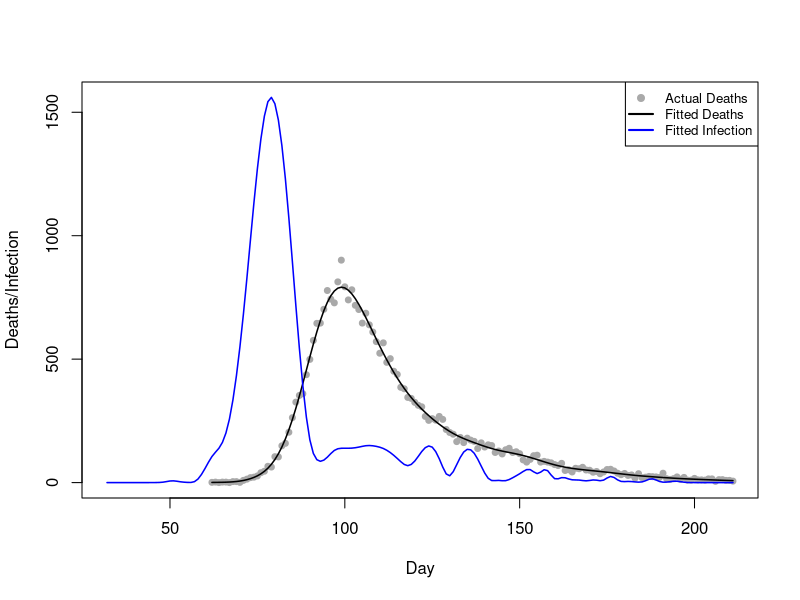
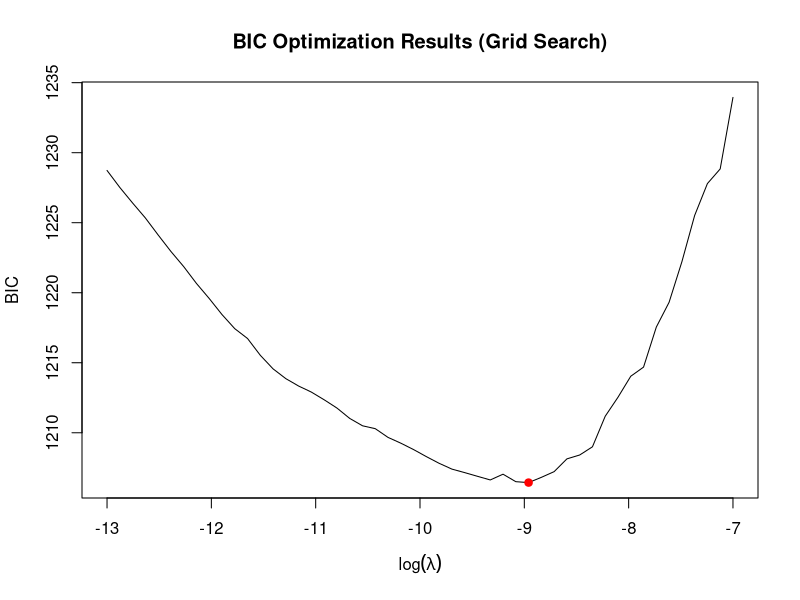
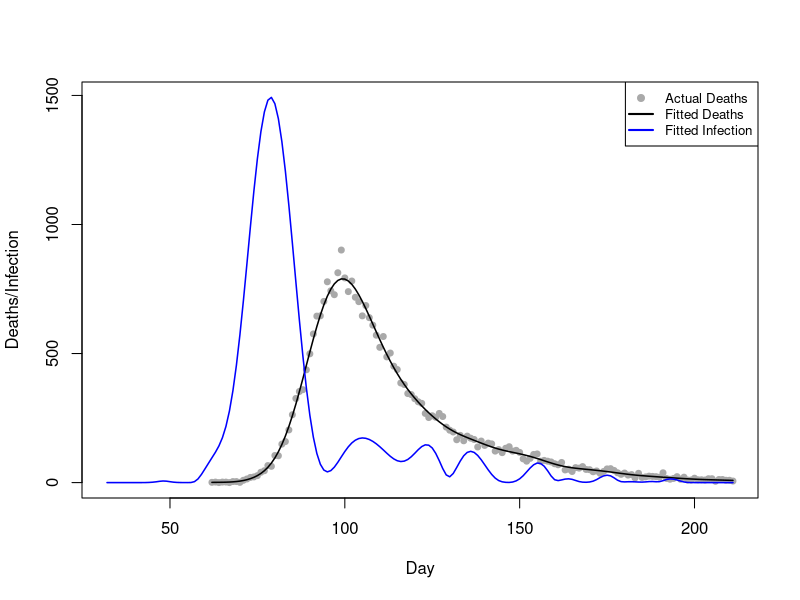

Here is the R script that generated these plots, in order:
# Team Members: 
# 1. Shivasharini Govindasamy (Sharuuu27) - S2766392
# 2. Yu-Hsuan Hung (YuHsuan07) - S2793274
# 3. Yasuhiro Hara (hiroh-git) - S2826059

# Team Contributions:
# Shivasharini -  
# Yu-Hsuan -  
# Yasuhiro- 

# Github repo link:
#

## OVERVIEW: 


## CODE STRUCTURE:
# 1. 
# 2. 
# 3. 
# 4. 
# 5. 
# 6. 

library(splines)
#setwd("file")
data <- read.table("engcov.txt", header=TRUE)
data$date <- as.Date(data$date, format="%d/%m/%y")


## Question1

matrixes <- function(data, k=80){
# define a function to compute X_tilde, X and S 
  n <- nrow(data) # number of observation days, n
  t1 <- data$julian[1] - 30  # earliest infection day, setting as t1-30
  tn <- data$julian[n]       # latest infection day
  t_coverage <- t1:tn        # the scope of infection days
  # k-2 knots cover the scope of infection days
  unit <- (tn-t1)/(k-2-1) 
  knot <- seq(t1-unit*3, tn+unit*3, length.out=(k+4))
  # adding 6 points beyond the original k+2 knots, ensuring a total of k+4 knots
  x_tilde <- splineDesign(knots=knot, x=t_coverage, ord=4, outer.ok=TRUE)
  # design matrix, X_tilde, for the B-splines defined by knots at the values 
  # in the scope of infection days
  s <- crossprod(diff(diag(k), diff=2)) 
  # smoothing penalty matrix S
  x <- matrix(0, nrow=n, ncol=k)
  # initialise the death model matrix X
  d <- 1:80 # the range of days from infection to death.
  edur <- 3.151 # mean parameter for the log-normal distribution.
  sdur <- 0.469 # standard deviation parameter for the log-normal distribution
  pd <- dlnorm(d, edur, sdur) # probability density
  pd <- pd / sum(pd) # normalize probabilities pd
  for (i in 1:n) {
    j_max <- min(29+i, 80) 
    # determine the maximum interval j_max for the convolution limit.
    for (j in 1:j_max) {
      y <- 30+i-j 
      x[i,] <- x[i,] + x_tilde[y,]*pd[j]
      # X_{i,k}=\sum_{j=1}^{min(29+i,80)}\tilde{X}_{(30+i-j),k}\times \pi_{j}
    }
  }
  list(X_tilde=x_tilde, X=x, S=s) # return the three computed matrices
}

# extract x_tilde, x, and s 
m <- matrixes(data)
x_tilde <- m$X_tilde
x <- m$X
s <- m$S
y <- data$deaths


## Question2

pnll <- function(gamma,x,y,s,lambda){
# define the penalised negative log likelihood (pnll) function
  beta <- exp(gamma) # beta = exp(gamma), ensuring positive f
  mu <- x %*% beta   # mu = X %*% beta
  ll <- y*log(mu) - mu - lgamma(y+1) # log-likelihood
  p <- lambda*(t(beta) %*% s %*% beta)/2 # penalty
  -sum(ll) + p # return pnll= -sum(ll) + p
}

gpnll <- function(gamma,x,y,s,lambda){
# Define the gradient of pnll
  beta <- exp(gamma) # beta = exp(gamma), ensuring positive f
  mu <- as.vector(x %*% beta) # mu = X %*% beta
  z <- y/mu-1 # z = y/mu - 1
  dll <- as.vector(t(x) %*% z) * beta # d(sum l_i)/d(gamma)
  dp <- lambda * beta * as.vector(s %*% beta)# d(p)/d(gamma)
  -dll+dp # return total gradient:-[d(sum l_i)/d(gamma)]+[d(p)/d(gamma)]
}

#check 
k <- 80
fd <- gamma0 <- rep(log(1e-3),k) # set gamma0 for testing
lambda0 <- 5e-5 # set test lambda value.
pnll0 <- pnll(gamma0, lambda0, x=x, y=y, s=s) # pnll at gamma0 and lambda0
eps <- 1e-7 # finite difference interval 
for (i in seq_along(gamma0)) { # loop over gamma0
  gamma1 <- gamma0
  gamma1[i] <- gamma1[i] + eps  # increase gamma1[i] by eps         
  pnll1 <- pnll(gamma1, lambda0, x=x, y=y, s=s) # compute resulting pnll
  fd[i] <- (pnll1 - pnll0) / eps   # approximate -dl/dgamma[i]      
}
head(fd);head(gpnll(gamma0, lambda0, x=x, y=y, s=s)) 
# the result indicating that gpnll is coded correctly


## Question3
fit <- optim(par=gamma0, fn=pnll, gr=gpnll,
             lambda=5e-5, x=x, y=y, s=s,
             method="BFGS") #, hessian=TRUE
# Use optim function with BFGS method to optimise
gamma_h <- fit$par       # Get the fitted optimal parameters gamma_h
beta_h <- exp(gamma_h)   # Calculate the fitted B-spline coefficients beta_h
mu_h <- x %*% beta_h     # Calculate the fitted expected deaths mu_h
f_h<- x_tilde %*% beta_h # Calculate the fitted new infection curve f_h

# Set parameters
n <- nrow(data)
t1 <- data$julian[1] - 30
tn <- data$julian[n]
t_coverage <- t1:tn

# Plot actual deaths data (gray dots)
plot(data$julian, y, type="p", pch=19, col="darkgray", cex=.8,
     xlab="Day", ylab="Deaths/Infection", 
     xlim=c(t1,tn), ylim=range(c(f_h, data$deaths)))
# Plot fitted deaths data (black line)
lines(data$julian, mu_h, col="black", lwd=1.5)
# Plot fitted infection data (blue line)
lines(t_coverage, f_h, type="l", col="blue", lwd=1.5)
# Plot legend
legend("topright", 
       legend=c("Actual Deaths", "Fitted Deaths", "Fitted Infection"), 
       col=c("darkgray", "black", "blue"),
       pch=c(19, NA, NA), lty=c(NA, 1, 1), lwd=2, cex=.8)


## Question4

# Defining the grid
lsp <- seq(-13, -7, length=50)
lambdas <- exp(lsp)
#n <- nrow(data) # number of observation
#k <- ncol(x) # number of parameters: 80

BIC <- EDF <- rep(0, length(lsp))

# Initial parameter（from Step 3）
gamma_start <- gamma_h

# Grid search
for (i in 1:length(lambdas)) {
  lambda_i <- lambdas[i]
  
  ## 1. Fit model
  fit <- optim(par=gamma_start, fn=pnll, gr=gpnll,
               lambda=lambda_i, x=x, y=y, s=s,
               method="BFGS") #, hessian=TRUE
  
  gamma_h <- fit$par
  beta_h <- exp(gamma_h)
  mu_h <- as.vector(x %*% beta_h) # fitted expected deaths mu_h (μ̂_i)
  
  ## 2. Calculate EDF
  W <- diag(y/(mu_h^2))
  
  # H_0 = X^T W X + 0*S = X^T W X
  XWX <- t(x) %*% W %*% x
  
  # H_lambda = X^T W X + lambda S
  H_lambda <- XWX + lambda_i*s
  
  # (H_lambda)^(-1) %*% H_0
  H_inv_H0 <- solve(H_lambda, XWX)
  
  # trace(A) = sum(diag(A))
  EDF[i] <- sum(diag(H_inv_H0))
  
  ## 3. Calculate l(beta_h)
  # P = lambda * beta_h^T S * beta_h / 2
  P <- lambda_i*(t(beta_h) %*% s %*% beta_h)/2
  # ll = -nll = -pnll + P
  ll <- -fit$value + P
  
  ## 4. BIC = -2l(beta_h) + log(n)*EDF
  BIC[i] <- -2*ll + log(n)*EDF[i]
}

## 5. Find optimal λ
i_opt <- which.min(BIC)      # index where BIC is minimum
lambda_opt <- lambdas[i_opt] # optimal lambda!
lsp_opt <- lsp[i_opt]        # optimal log(lambda)
EDF_opt <- EDF[i_opt]        # EDF at minimum BIC
BIC_min <- BIC[i_opt]        # minimum BIC

# Visualise the results
plot(lsp, BIC, type="l", 
     xlab=expression(log(lambda)), ylab="BIC", 
     main="BIC Optimization Results (Grid Search)")
points(lsp_opt, BIC_min, col="red", pch=19)

# Print the results
cat("--- Optimal Lambda Selection ---\n")
cat("Optimal log(lambda):", lsp_opt, "\n")
cat("Optimal lambda:", lambda_opt, "\n")
cat("Minimum BIC:", BIC_min, "\n")
cat("EDF at minimum BIC:", EDF_opt)

# Fit model with optimal lambda
fit_opt <- optim(par=gamma_start, fn=pnll, gr=gpnll,
                 lambda=lambda_opt, x=x, y=y, s=s,
                 method="BFGS") #, hessian=TRUE
# Use optim function with BFGS method to optimise
gamma_h_opt <- fit_opt$par       # Get the fitted optimal parameters gamma_h
beta_h_opt <- exp(gamma_h_opt)   # Calculate the fitted B-spline coefficients beta_h
mu_h_opt <- x %*% beta_h_opt     # Calculate the fitted expected deaths mu_h
f_h_opt <- x_tilde %*% beta_h_opt # Calculate the fitted new infection curve f_h

# Plot with optimal parameters
# Plot actual deaths data (gray dots)
plot(data$julian, y, type="p", pch=19, col="darkgray", cex=.8,
     xlab="Day", ylab="Deaths/Infection", 
     xlim=c(t1,tn), ylim=range(c(f_h_opt, data$deaths)))
# Plot fitted deaths data (black line)
lines(data$julian, mu_h_opt, col="black", lwd=1.5)
# Plot fitted infection data (blue line)
lines(t_coverage, f_h_opt, type="l", col="blue", lwd=1.5)
# Plot legend
legend("topright", 
       legend=c("Actual Deaths", "Fitted Deaths", "Fitted Infection"), 
       col=c("darkgray", "black", "blue"), 
       pch=c(19, NA, NA), lty=c(NA, 1, 1), lwd=2, cex=.8)


# Question 5
